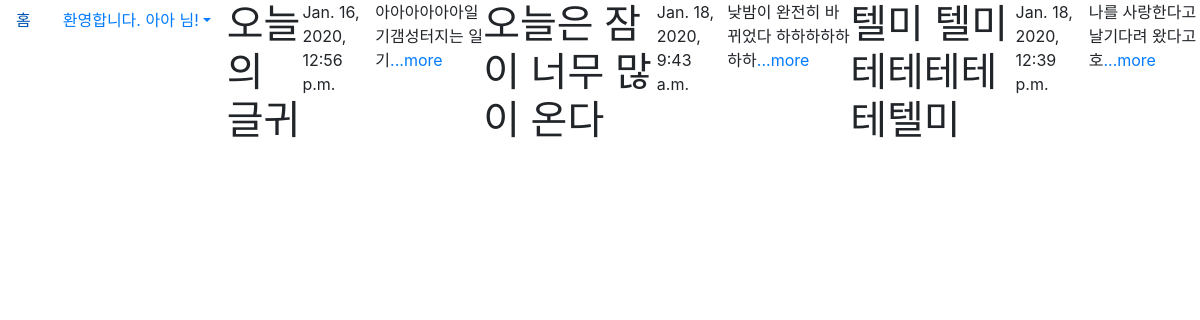
/myapp/showlist/ (signed in), run on the app's committed database.
### myapp/models.py (models this page shows, shortened)
class Letter(models.Model):
    writer = models.ForeignKey(User, null=True, on_delete=models.CASCADE, related_name='letters')
    title = models.CharField(max_length=50)
    pub_date = models.DateTimeField(auto_now_add=True)
    body = models.TextField(max_length=200)
    letter_hit = models.PositiveIntegerField(default=0)
    bgm = models.URLField(max_length=200)
    def summary(self):
        return self.body[:100]

### myapp/views.py (the view)
# urls.py: path('showlist/', views.showlist, name = 'showlist'),
def showlist(request):
    letters = Letter.objects.filter(writer=request.user)
    return render(request, 'myapp/showlist.html', {'letters' : letters})

### myapp/templates/myapp/showlist.html
{% extends 'base.html' %}
{% block content %}
{% for letter in letters.all %}
    <h1>{{letter.title}}</h1>
    <p>{{letter.pub_date}}</p>
    <p>{{letter.summary}}<a href="{% url 'detail' letter.id %}">...more</a></p>
{% endfor %}
{% endblock %}

### mysite/templates/base.html (shortened to what this page needs)
{% load bootstrap4 %}
{% bootstrap_css %}
<a class="nav-item nav-link" href="{% url 'home' %}">홈</a>
{% if user.is_authenticated %}
         <a class="nav-link dropdown-toggle" id="navbarDropdown" role="button" data-toggle="dropdown"
             aria-haspopup="true" aria-expanded="false">환영합니다. {{ user.username }} 님!</a>
{% endif %}
<html lang="ko">
<head>
</head>
</html>
{% block content %}
{% endblock %}

### data on the page
Letter: title "오늘의 글귀", pub_date "Jan. 16, 2020, 12:56 p.m.", summary "아아아아아아일기갬성터지는 일기"
Letter: title "오늘은 잠이 너무 많이 온다", pub_date "Jan. 18, 2020, 9:43 a.m.", summary "낮밤이 완전히 바뀌었다 하하하하하하하"
Letter: title "텔미 텔미 테테테테테텔미", pub_date "Jan. 18, 2020, 12:39 p.m.", summary "나를 사랑한다고 날기다려 왔다고호"

### other printed values
{{ user.username }} "아아"
